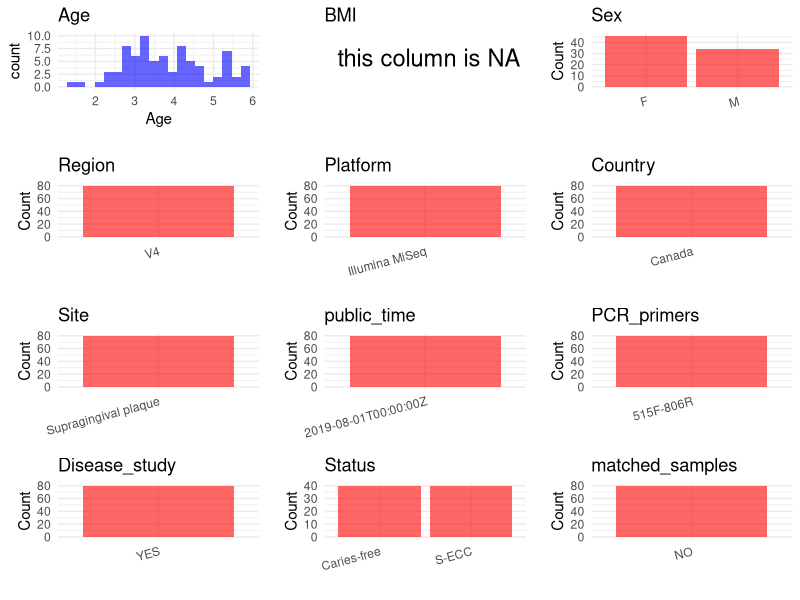

Reproduce this figure in R. (Note: this script raises an error after producing the figure.)
## ---- chunk 1
library(tidyverse)
library(ggplot2)
library(cowplot)

setwd("C:/Users/zyc/Desktop/oral_project/data/projects/PRJNA555320")
initial_meta <- read.csv("SraRunTable.csv", header = TRUE) 
head(initial_meta)
## ---- chunk 2
metadata <- data.frame(
  BioProject = initial_meta$BioProject,
  Run = initial_meta$Run,
  sample_name = initial_meta$Sample.Name,
  Age = initial_meta$host_age_in_months, 
  BMI = NA,  
  Sex = initial_meta$host_sex,
  Platform = initial_meta$Instrument,
  Country = initial_meta$geo_loc_name_country,
  Status = initial_meta$Host_disease,
  Site = initial_meta$isolation_source,
  public_time = initial_meta$ReleaseDate,
  stringsAsFactors = FALSE
)
## ---- chunk 3
 metadata <- metadata %>%filter(Site == "Supragingival plaque")%>% filter(grepl("16S",sample_name))

 metadata <- metadata %>%
  mutate(Sex = recode(Sex, "female" = "F", "male" = "M"))
 metadata <- metadata %>%mutate(Age = Age/12)




## ---- chunk 4

metadata$matched_samples = "NO"
metadata$Region = "V4"
metadata$title <- "Characterization of Supragingival Plaque and Oral Swab Microbiomes in Children With Severe Early Childhood Caries"
metadata$Disease_study <- "YES"
metadata$PCR_primers <- "515F-806R"
head(metadata)
## ---- chunk 5
print(paste("Number of unique runs:", length(unique(metadata$Run))))
print(paste("Number of unique sample names:", length(unique(metadata$sample_name))))
## ---- chunk 6
plot_data <- metadata %>%
  select(-BioProject, -Run, -sample_name, -title)

# Function to create simple plots for each column
create_simple_plots <- function(data) {
  plots <- list()
  
  for (col in colnames(data)) {
    # Check if the column is all NA
    if (all(is.na(data[[col]]))) {
      # Create an empty plot with text indicating all NA
      p <- ggplot() +
        annotate("text", x = 0.5, y = 0.5, label = "this column is NA", size = 6) +
        labs(title = col) +
        theme_void()
    } else if (is.numeric(data[[col]])) {
      # Numeric variable: histogram
      p <- ggplot(data, aes(x = .data[[col]])) +
        geom_histogram(fill = "blue", alpha = 0.6, bins = 20, na.rm = T) +
        labs(title = col) +
        theme_minimal()
    } else {
      # Categorical variable: bar plot (remove NA values)
      count_data <- as.data.frame(table(data[[col]], useNA = "ifany"))
      p <- ggplot(count_data, aes(x = reorder(Var1, -Freq), y = Freq)) +
        geom_col(fill = "red", alpha = 0.6) +
        labs(title = col, x = NULL, y = "Count") +
        theme_minimal() +
        theme(axis.text.x = element_text(angle = 15, hjust = 1))
    }
    plots[[col]] <- p
  }
  
  return(plots)
}


plots <- create_simple_plots(plot_data)
p<-plot_grid(plots$Age, 
          plots$BMI, 
          plots$Sex, 
          plots$Region, 
          plots$Platform, 
          plots$Country, 
          plots$Site,
          plots$public_time, 
          plots$PCR_primers,
          plots$Disease_study,
          plots$Status,
          plots$matched_samples,# add 
          ncol = 3, align = "hv", axis = "lb")
ggsave("metadata_summary.png", plot = p, width = 8, height = 6, dpi = 150)


## ---- chunk 7
knitr::include_graphics("metadata_summary.png")
## ---- chunk 8
metadata <- metadata[, c(
  "BioProject", "Run", "sample_name", "Age", "BMI", "Sex", 
  "Region", "Platform", "Country", "Site", "public_time", 
  "PCR_primers", "title", "Disease_study", "Status","matched_samples"
)]

write.csv(metadata, file = "metadata.csv", quote = FALSE)
